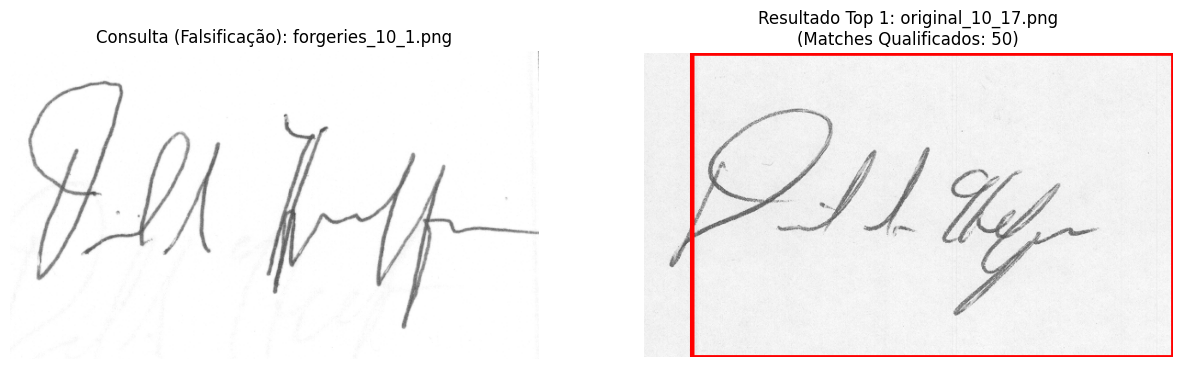
#> input picture relatorio_query_1.png, 1182 x 369 px, given as the content of the folder C:/Users/guiev/Downloads/archive/signatures/full_org, which was not available
$ python RecuperacaodeImagens.py
#> lines starting #> are read from the running program, lines starting #| are printed output that depends on the picture; after the words box and inside, x2 and y2 are one past the last pixel; in counts of white or black regions, pixels touching at a corner belong together; pictures that were not available may be replaced by others from this repository, and a replacement may not be noted
import cv2
import numpy as np
import os
import glob
import matplotlib.pyplot as plt

# 1. Configuração do Descritor Clássico (ORB)
orb = cv2.ORB_create(nfeatures=500)

# Criamos o objeto que vai comparar os pontos das duas imagens
matcher = cv2.BFMatcher(cv2.NORM_HAMMING, crossCheck=True)

def extract_features(image_crop):
    """Extrai pontos-chave e descritores usando ORB."""
    # ORB funciona melhor em tons de cinza
    gray = cv2.cvtColor(image_crop, cv2.COLOR_BGR2GRAY)
    keypoints, descriptors = orb.detectAndCompute(gray, None)
    return descriptors

# 2. Geração de Propostas de Regiões
def generate_region_proposals(image, max_proposals=100):
    """Usa Selective Search para gerar caixas candidatas."""
    ss = cv2.ximgproc.segmentation.createSelectiveSearchSegmentation()
    ss.setBaseImage(image)
    ss.switchToSelectiveSearchFast()
    rects = ss.process()
    return rects[:max_proposals]

# 3. Cálculo de Posição Geográfica (IoU)
def calculate_iou(boxA, boxB):
    xA = max(boxA[0], boxB[0])
    yA = max(boxA[1], boxB[1])
    xB = min(boxA[0] + boxA[2], boxB[0] + boxB[2])
    yB = min(boxA[1] + boxA[3], boxB[1] + boxB[3])

    interArea = max(0, xB - xA) * max(0, yB - yA)
    boxAArea = boxA[2] * boxA[3]
    boxBArea = boxB[2] * boxB[3]

    if float(boxAArea + boxBArea - interArea) == 0: return 0
    iou = interArea / float(boxAArea + boxBArea - interArea)
    return iou

# 4. Remoção de Duplicatas (NMS)
def remover_duplicatas_nms(resultados, limite_iou=0.3):
    """
    Filtra o ranking para remover caixas sobrepostas no mesmo documento.
    Mantém apenas a caixa de maior score para cada área.
    """
    resultados_limpos = []
    for atual in resultados:
        duplicata = False
        for aprovado in resultados_limpos:
            if atual['doc_name'] == aprovado['doc_name']:
                sobreposicao = calculate_iou(atual['box'], aprovado['box'])
                if sobreposicao > limite_iou:
                    duplicata = True
                    break
        if not duplicata:
            resultados_limpos.append(atual)
    return resultados_limpos

# 5. Indexação (Construção do Banco de Dados)
def build_index(document_paths):
    database = []
    print(f"Indexando {len(document_paths)} documentos...")

    for doc_path in document_paths:
        img = cv2.imread(doc_path)
#> img is the input picture: shape (369, 1182, 3); mean B, G, R 241.7, 241.7, 244.2
        if img is None: continue

        proposals = generate_region_proposals(img, max_proposals=50)
#> proposals = 50 rows, first 6: [82, 144, 80, 100], [696, 55, 474, 1], [34, 87, 83, 103], [264, 112, 206, 219], [1170, 57, 1, 297], [0, 0, 1182, 369]

        for (x, y, w, h) in proposals:
            if w < 20 or h < 20: continue

            crop = img[y:y+h, x:x+w]
            descriptors = extract_features(crop)

            # Só guarda a região se o ORB encontrou pontos úteis nela
            if descriptors is not None:
                database.append({
                    'doc_name': os.path.basename(doc_path),
                    'box': [x, y, w, h],
                    'descriptors': descriptors
                })
#> this loop made 50 passes
#> (x, y, w, h) on passes 2 to 13: (696, 55, 474, 1), (34, 87, 83, 103), (264, 112, 206, 219), (1170, 57, 1, 297), (0, 0, 1182, 369), (799, 29, 75, 20), (689, 51, 483, 3), (288, 200, 105, 77), (691, 56, 3, 300), (691, 354, 479, 3), (27, 79, 98, 203), (696, 58, 4, 154)
#> (x, y, w, h, keypoints in extract_features) on pass 1: (82, 144, 80, 100, 1 keypoints; (x, y, size): (36, 67, 31))
#> pass 1, in build_index, `crop = img[y:y+h, x:x+w]`:
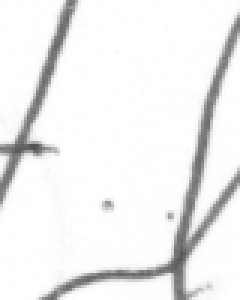
#> crop: shape (100, 80, 3) (shown 3 times larger); min 82, max 255, mean 238.8
#> pass 3, in build_index, `crop = img[y:y+h, x:x+w]`:
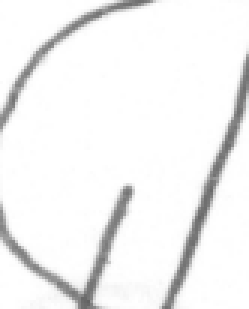
#> crop: shape (103, 83, 3) (shown 3 times larger); min 98, max 255, mean 242.3
#> after the loop:
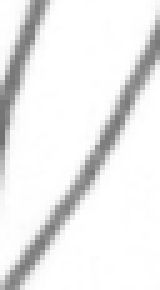
#> crop: shape (58, 32, 3) (shown 5 times larger); min 112, max 255, mean 235.4
#> after the loop, database = 12 items

    return database

# 6. Ranqueamento e Recuperação (Busca)
def retrieve_relevant_regions(query_img_path, expected_box, database, alpha=0.85):
    query_img = cv2.imread(query_img_path)
    query_descriptors = extract_features(query_img)

    results = []

    if query_descriptors is None:
        print("Erro: Nenhum ponto-chave encontrado na imagem de busca.")
        return []

    for item in database:
        db_descriptors = item['descriptors']

        # Faz o "match" bruto entre os pontos da query e do banco
        raw_matches = matcher.match(query_descriptors, db_descriptors)

        # --- OPÇÃO 2: FILTRO DE QUALIDADE RIGOROSO ---
        # Só aceita os pontos que casarem com muita perfeição (distância < 50)
        matches = [m for m in raw_matches if m.distance < 50]

        # Calcula score visual baseado na quantidade e qualidade dos matches VÁLIDOS
        if len(matches) > 0:
            media_distancia = sum([m.distance for m in matches]) / len(matches)
            vis_sim = max(0, (100 - media_distancia) / 100)
            fator_quantidade = min(len(matches) / 50, 1.0)
            vis_sim = vis_sim * fator_quantidade
        else:
            vis_sim = 0

        spatial_sim = calculate_iou(expected_box, item['box'])
        final_score = (alpha * vis_sim) + ((1 - alpha) * spatial_sim)

        results.append({
            'doc_name': item['doc_name'],
            'box': item['box'],
            'score': final_score,
            'vis_sim': vis_sim,
            'iou': spatial_sim,
            'matches_count': len(matches)
        })

    results = sorted(results, key=lambda x: x['score'], reverse=True)
    results_sem_duplicatas = remover_duplicatas_nms(results)

    return results_sem_duplicatas[:10]

# --- EXECUÇÃO PRINCIPAL ---
if __name__ == "__main__":
    doc_files = glob.glob(r'C:\Users\guiev\Downloads\archive\signatures\full_org\*.png')[:25]

    db_index = build_index(doc_files)
#> db_index = 12 items
    print(f"Índice criado com {len(db_index)} regiões candidatas válidas.")
#| Índice criado com 12 regiões candidatas válidas.

    query_files = glob.glob(r'C:\Users\guiev\Downloads\archive\signatures\full_forg\*.png')[:5]
    print(f"Assinaturas de busca encontradas: {len(query_files)}")
    expected_signature_box = [10, 10, 500, 250]

    for i, query_path in enumerate(query_files):
        print(f"\n--- Processando Query {i+1}: {os.path.basename(query_path)} ---")
#| --- Processando Query 1: relatorio_query_1.png ---

        top_results = retrieve_relevant_regions(query_path, expected_signature_box, db_index, alpha=0.85)
#> in extract_features (call 26), `keypoints, descriptors = orb.detectAndCompute(gray, None)`: keypoints = 500 keypoints; strongest (x, y, size): (259, 39, 31), (192, 39, 31), (240, 39, 31), (134, 38, 31)
#> the loop in retrieve_relevant_regions, `for item in database:` made 12 passes
#> (raw_matches, matches, media_distancia, vis_sim, fator_quantidade, xA in calculate_iou, yA in calculate_iou, xB in calculate_iou) on passes 2, 3, 4, 5, 6, 8, 11, 12: (4 matches, 4 matches, 34.5, 0.0524, 0.08, 34, 87, 117), (56 matches, 46 matches, 30.52, 0.639, 0.92, 264, 112, 470), (500 matches, 500 matches, 0, 1, 1, 10, 10, 510), (18 matches, 11 matches, 38, 0.136, 0.22, 27, 79, 125), (54 matches, 40 matches, 33.38, 0.533, 0.8, 10, 74, 162), (78 matches, 64 matches, 26.44, 0.736, 1, 264, 112, 510), (42 matches, 25 matches, 34.08, 0.33, 0.5, 10, 144, 162), (20 matches, 12 matches, 39.58, 0.145, 0.24, 26, 79, 125)
#> (raw_matches, vis_sim, xA in calculate_iou, yA in calculate_iou, xB in calculate_iou, yB in calculate_iou, interArea in calculate_iou, boxBArea in calculate_iou) on pass 1: (1 matches, 0, 82, 144, 162, 244, 8000, 8000)
#> after the loop in retrieve_relevant_regions, `for item in database:`: results = 12 items
#> the loop in remover_duplicatas_nms, `for atual in resultados:` made 12 passes
#> after the loop in remover_duplicatas_nms, `for atual in resultados:`: resultados_limpos = 8 items
#> top_results = 8 items

        print("Top Resultados:")
        for rank, res in enumerate(top_results):
            print(f"{rank+1}. Documento: {res['doc_name']} | BBox: {res['box']} | "
                  f"Score Final: {res['score']:.4f} (Visual: {res['vis_sim']:.4f}, IoU: {res['iou']:.4f}, Matches: {res['matches_count']})")
#> this loop made 8 passes
#| 1. Documento: relatorio_query_1.png | BBox: [0, 0, 1182, 369] | Score Final: 0.8930 (Visual: 1.0000, IoU: 0.2866, Matches: 500)
#| 2. Documento: relatorio_query_1.png | BBox: [264, 112, 276, 219] | Score Final: 0.6619 (Visual: 0.7356, IoU: 0.2443, Matches: 64)
#| 3. Documento: relatorio_query_1.png | BBox: [9, 74, 153, 251] | Score Final: 0.4844 (Visual: 0.5330, IoU: 0.2092, Matches: 40)
#| 4. Documento: relatorio_query_1.png | BBox: [943, 168, 159, 146] | Score Final: 0.2805 (Visual: 0.3300, IoU: 0.0000, Matches: 25)
#| 5. Documento: relatorio_query_1.png | BBox: [34, 87, 83, 103] | Score Final: 0.0548 (Visual: 0.0524, IoU: 0.0684, Matches: 4)
#| 6. Documento: relatorio_query_1.png | BBox: [696, 106, 136, 129] | Score Final: 0.0393 (Visual: 0.0462, IoU: 0.0000, Matches: 4)
#| 7. Documento: relatorio_query_1.png | BBox: [775, 148, 103, 87] | Score Final: 0.0104 (Visual: 0.0122, IoU: 0.0000, Matches: 1)
#| 8. Documento: relatorio_query_1.png | BBox: [82, 144, 80, 100] | Score Final: 0.0096 (Visual: 0.0000, IoU: 0.0640, Matches: 0)

        # PARTE VISUAL
        if top_results:
            melhor_resultado = top_results[0]
#> melhor_resultado = {'doc_name': 'relatorio_query_1.png', 'box': [0, 0, 1182, 369], 'score': 0.893, 'vis_sim': 1, 'iou': 0.287, 'matches_count': 500}
            nome_documento = melhor_resultado['doc_name']
#> nome_documento = 'relatorio_query_1.png'

            caminho_doc = rf'C:\Users\guiev\Downloads\archive\signatures\full_org\{nome_documento}'
            img_doc = cv2.imread(caminho_doc)

            if img_doc is not None:
                # 1. Pega a caixa e desenha no documento original
                x, y, w, h = melhor_resultado['box']
#> x = 0; y = 0; w = 1182; h = 369
                x, y, w, h = int(x), int(y), int(w), int(h)
                cv2.rectangle(img_doc, (x, y), (x + w, y + h), (0, 0, 255), 4)
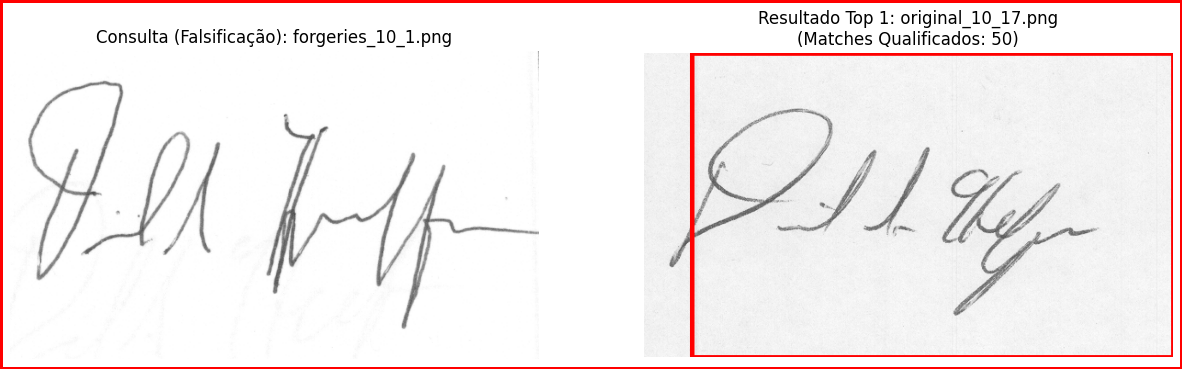
#> img_doc: shape (369, 1182, 3); 1.77% of pixels changed, all inside (x1, y1, x2, y2) = (0, 0, 1182, 369)

                # 2. Converte as imagens para RGB para exibir corretamente
                query_img_rgb = cv2.cvtColor(cv2.imread(query_path), cv2.COLOR_BGR2RGB)
                img_doc_rgb = cv2.cvtColor(img_doc, cv2.COLOR_BGR2RGB)

                # 3. Cria a figura lado a lado
                plt.figure(figsize=(15, 6))

                # Plot 1: A Falsificação (Query)
                plt.subplot(1, 2, 1)
                plt.imshow(query_img_rgb)
                plt.title(f"Consulta (Falsificação): {os.path.basename(query_path)}")
                plt.axis('off')

                # Plot 2: O Documento Encontrado (Resultado)
                plt.subplot(1, 2, 2)
                plt.imshow(img_doc_rgb)
                plt.title(f"Resultado Top 1: {nome_documento}\n(Matches Qualificados: {melhor_resultado['matches_count']})")
                plt.axis('off')

                # 4. Salva a imagem final pronta para o relatório
                nome_salvar = f"relatorio_query_{i+1}.png"
                plt.savefig(nome_salvar, bbox_inches='tight')
                plt.close()
                print(f"-> Imagem para o relatório salva como {nome_salvar}\n")

$ run again, on relatorio_query_5.png
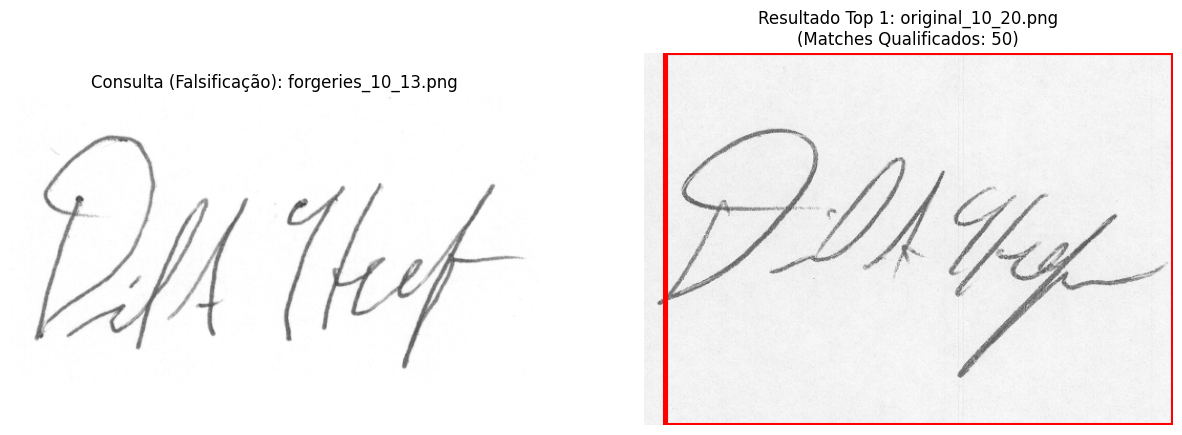
#> input picture relatorio_query_5.png, 1182 x 435 px, given as the content of the folder C:/Users/guiev/Downloads/archive/signatures/full_org, which was not available
#> in build_index, img is the input picture: shape (435, 1182, 3); mean B, G, R 241.9, 241.9, 244.2
#> proposals = 50 rows, first 6: [286, 72, 172, 22], [643, 51, 532, 376], [709, 257, 40, 27], [796, 29, 78, 20], [66, 193, 38, 51], [40, 129, 108, 83]
#> the loop in build_index, `for (x, y, w, h) in proposals:` made 50 passes
#> after the loop in build_index, `for (x, y, w, h) in proposals:`:
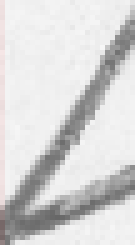
#> crop: shape (49, 27, 3) (shown 5 times larger); mean B, G, R 213.4, 213.4, 213.9
#> after the loop in build_index, `for (x, y, w, h) in proposals:`: database = 9 items
#| Índice criado com 9 regiões candidatas válidas.
#| --- Processando Query 1: relatorio_query_5.png ---
#> keypoints = 500 keypoints; strongest (x, y, size): (254, 84, 31), (187, 84, 31), (235, 84, 31), (129, 83, 31)
#> the loop in retrieve_relevant_regions, `for item in database:` made 9 passes
#> (raw_matches, matches, media_distancia, vis_sim, fator_quantidade, xA in calculate_iou, yA in calculate_iou, xB in calculate_iou) on passes 3, 5, 6, 7: (50 matches, 26 matches, 36.77, 0.329, 0.52, 320, 181, 501), (19 matches, 14 matches, 35.93, 0.179, 0.28, 65, 196, 210), (500 matches, 500 matches, 0, 1, 1, 10, 10, 510), (12 matches, 6 matches, 41.83, 0.0698, 0.12, 165, 196, 250)
#> after the loop in retrieve_relevant_regions, `for item in database:`: results = 9 items
#> the loop in remover_duplicatas_nms, `for atual in resultados:` made 9 passes
#> after the loop in remover_duplicatas_nms, `for atual in resultados:`: resultados_limpos = 6 items
#> the loop `for rank, res in enumerate(top_results):` made 6 passes
#| 1. Documento: relatorio_query_5.png | BBox: [0, 0, 1182, 435] | Score Final: 0.8865 (Visual: 1.0000, IoU: 0.2431, Matches: 500)
#| 2. Documento: relatorio_query_5.png | BBox: [320, 181, 181, 190] | Score Final: 0.2943 (Visual: 0.3288, IoU: 0.0986, Matches: 26)
#| 3. Documento: relatorio_query_5.png | BBox: [669, 127, 154, 174] | Score Final: 0.2020 (Visual: 0.2376, IoU: 0.0000, Matches: 19)
#| 4. Documento: relatorio_query_5.png | BBox: [65, 196, 145, 155] | Score Final: 0.1626 (Visual: 0.1794, IoU: 0.0672, Matches: 14)
#| 5. Documento: relatorio_query_5.png | BBox: [165, 196, 85, 144] | Score Final: 0.0655 (Visual: 0.0698, IoU: 0.0413, Matches: 6)
#> (further printed lines are left out)
#> melhor_resultado = {'doc_name': 'relatorio_query_5.png', 'box': [0, 0, 1182, 435], 'score': 0.886, 'vis_sim': 1, 'iou': 0.243, 'matches_count': 500}
#> nome_documento = 'relatorio_query_5.png'
#> `x, y, w, h = melhor_resultado['box']`: x = 0; w = 1182; h = 435
#> `cv2.rectangle(img_doc, (x, y), (x + w, y + h), (0, 0, 255), 4)`:
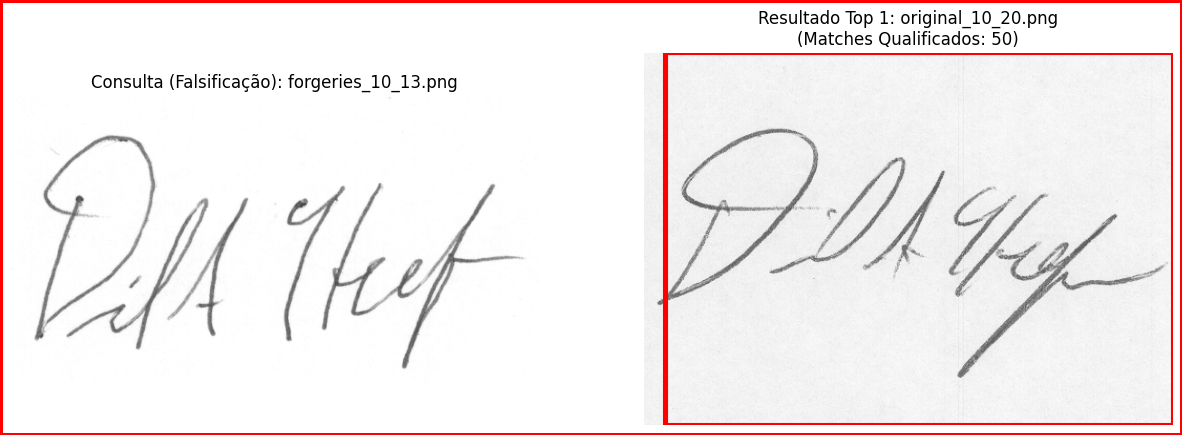
#> img_doc: shape (435, 1182, 3); 1.57% of pixels changed, all inside (x1, y1, x2, y2) = (0, 0, 1182, 435)
